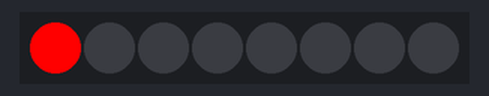
Simulated run of this sketch. Board: Arduino Uno, built with avr-gcc and run on an emulated ATmega328P. Shown: 8 RGB LEDs in strip order, left to right.

Above: at 0.1 s.
At 4.71 s:
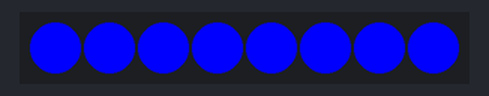
At 9.52 s:
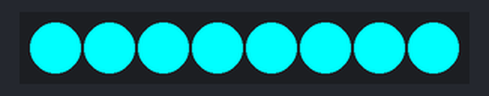
At 20.83 s:
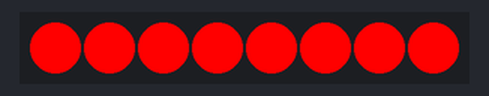
At 28.65 s:
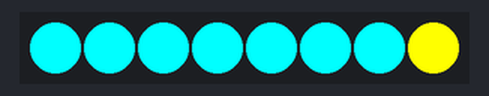
At 39.76 s:
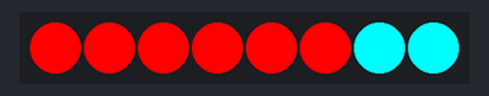
Timing chart, 0 to 40.0 s (numbered marks = the images above):
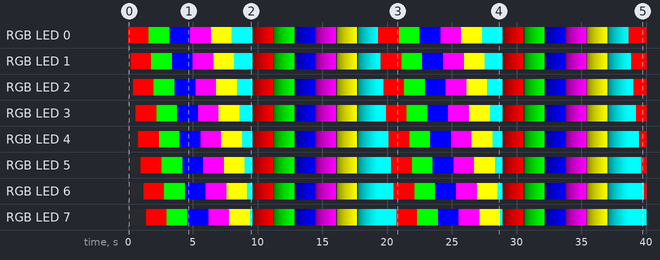

Measured:
- by itself, RGB LED 5: off → RGB(255, 0, 0) at 1.0 s, → RGB(0, 255, 0) 1.6 s later, → RGB(0, 0, 255) 1.6 s later, → RGB(255, 0, 255) 1.6 s later, … (397 changes in this stretch)
- by itself, RGB LED 6: off → RGB(255, 0, 0) at 1.2 s, → RGB(0, 255, 0) 1.6 s later, → RGB(0, 0, 255) 1.6 s later, → RGB(255, 0, 255) 1.6 s later, … (397 changes in this stretch)

The sketch:

chase_and_fade.ino
```cpp
#include <Adafruit_NeoPixel.h>


#define PRIMARY_PIN 5
#define NUM_PIXEL 8

// Parameter 1 = number of pixels in strip
// Parameter 2 = pin number (most are valid)
// Parameter 3 = pixel type flags, add together as needed:
//   NEO_RGB     Pixels are wired for RGB bitstream
//   NEO_GRB     Pixels are wired for GRB bitstream
//   NEO_KHZ400  400 KHz bitstream (e.g. FLORA pixels)
//   NEO_KHZ800  800 KHz bitstream (e.g. High Density LED strip)
Adafruit_NeoPixel strip = Adafruit_NeoPixel(NUM_PIXEL, PRIMARY_PIN, NEO_GRB + NEO_KHZ800);

// 32-bit colors to cycle through
static const uint32_t colors[] = { 0x00FF0000, 0x0000FF00, 0x000000FF, 0x00FF00FF, 0x00FFFF00, 0x0000FFFF };

// The number of colors to cycle through
static const uint32_t numOfColors = sizeof(colors) / sizeof(uint32_t);

void setup() {
  // Initialize the strip library
  strip.begin();

  // Initialize all pixels to 'off'
  strip.show();

  // To debug via the console if need be
  Serial.begin(9600);
}
void loop() {
  chase();
  fade();
}


void chase() {
  for(int colorIndex = 0; colorIndex < numOfColors; colorIndex++) {
    for(int pixelIndex = 0; pixelIndex < NUM_PIXEL; pixelIndex++ ) {
      strip.setPixelColor(pixelIndex, colors[colorIndex]);
      strip.show();
      delay(200);
    }
  }
}

void fade() {
  for(uint32_t colorIndex = 0; colorIndex < numOfColors; colorIndex++) {
    for(uint32_t brightness = 0; brightness < 255; brightness += 8) {
      uint32_t brightness32Bit = (brightness & 0x0000FF) | ((brightness << 8) & 0x00FF00) | ((brightness << 16) & 0xFF0000);
      uint32_t mixedColor = colors[colorIndex] & brightness32Bit;

      for(uint32_t pixelIndex = 0; pixelIndex < NUM_PIXEL; pixelIndex++ ) {
        strip.setPixelColor(pixelIndex, mixedColor);
      }

      strip.show();
      delay(50);
    }
  }
}
```
